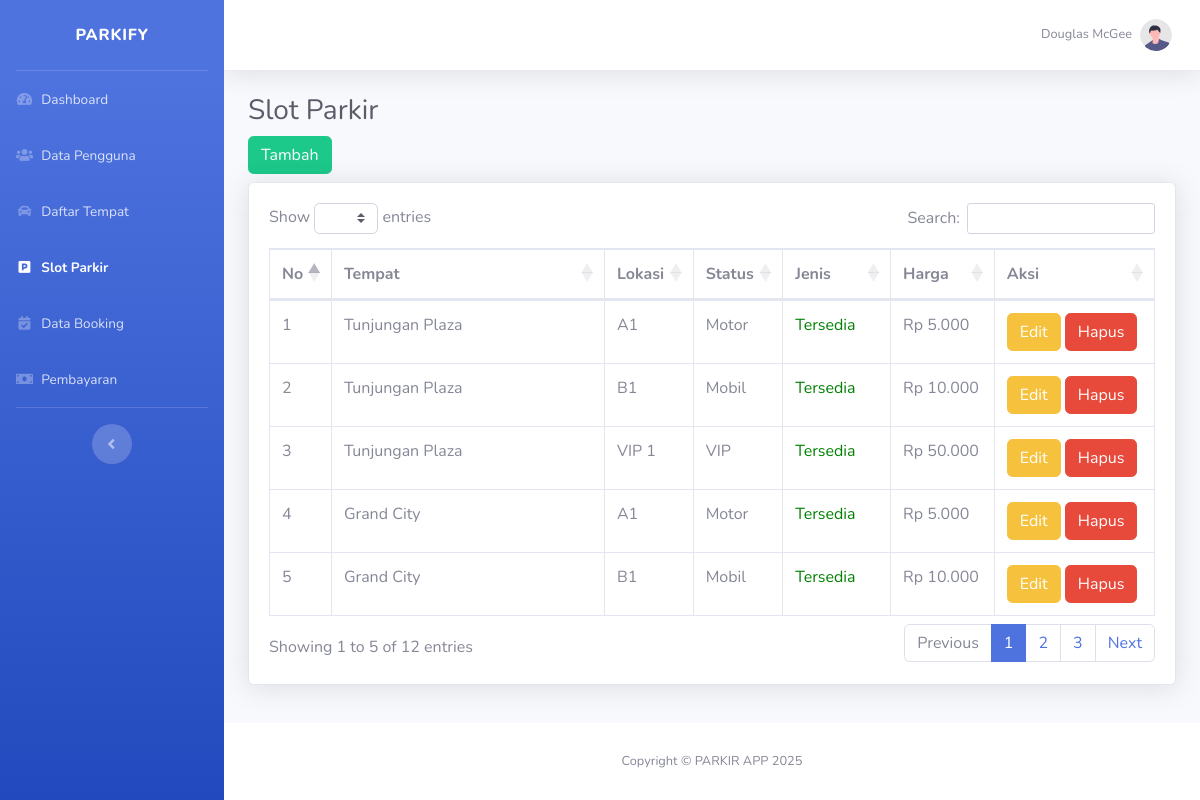
Screenshot of /admin/manage_slots.php with the database file from the repository.
### tables this page shows
CREATE TABLE `parkir_slots` (
  `id` int NOT NULL,
  `lokasi` varchar(100) DEFAULT NULL,
  `status` enum('available','booked') DEFAULT 'available',
  `jenis` enum('motor','mobil','vip') DEFAULT 'mobil',
  `harga` int NOT NULL DEFAULT '0',
  `tempat_id` int DEFAULT NULL
);

CREATE TABLE `tempat_parkir` (
  `tempat_id` int NOT NULL,
  `nama_tempat` varchar(100) DEFAULT NULL
);

### admin/manage_slots.php (the view, shortened to what this page needs)
<?php
include '../config/db.php';
$query = $conn->query("SELECT parkir_slots.*, tempat_parkir.nama_tempat FROM parkir_slots
JOIN tempat_parkir ON parkir_slots.tempat_id = tempat_parkir.tempat_id");
?>
<!DOCTYPE html>
<html lang="en">
<head>
    <link href="../vendor/fontawesome-free/css/all.min.css" rel="stylesheet" type="text/css">
    <link href="../css/sb-admin-2.min.css" rel="stylesheet">
    <link href="https://cdn.datatables.net/1.13.6/css/dataTables.bootstrap4.min.css" rel="stylesheet">
</head>
<body id="page-top">
    <div id="wrapper">
         <?php include '../includes/adminsidebar.php'; ?>
        <div id="content-wrapper" class="d-flex flex-column">
            <div id="content">
                 <?php include '../includes/adminnavbar.php'; ?>
                <div class="container-fluid">
                    <h1 class="h3 mb-2 text-gray-800">Slot Parkir</h1>
                    <button type="button" class="btn btn-success mb-2" data-toggle="modal" data-target="#modalTambahSlot">
                    Tambah
                    </button>
                    <div class="card shadow mb-4">
                        <div class="card-body">
                            <div class="table-responsive">
                                <table class="table table-bordered" id="dataTable" width="100%" cellspacing="0">
                                    <thead>
                                        <tr>
                                            <th>No</th>
                                            <th>Tempat</th>
                                            <th>Lokasi</th>
                                            <th>Status</th>
                                            <th>Jenis</th>
                                            <th>Harga</th>
                                            <th>Aksi</th>
                                        </tr>
                                    </thead>
                                    <tbody>
                                        <?php $no = 1; while($row = $query->fetch(PDO::FETCH_ASSOC)) : ?>
                                        <tr>
                                            <td><?= $no++; ?></td>
                                            <td><?= htmlspecialchars($row['nama_tempat']); ?></td>
                                            <td><?= htmlspecialchars($row['lokasi']); ?></td>
                                             <td>
                                                <?php if ($row['jenis'] === 'motor'): ?>
                                                    <span>Motor</span>
                                                <?php elseif ($row['jenis'] === 'mobil'): ?>
                                                    <span>Mobil</span>
                                                <?php else: ?>
                                                    <span>VIP</span>
                                                <?php endif; ?>
                                            </td>
                                            <td>
                                                <?php if ($row['status'] === 'available'): ?>
                                                    <span style="color: green;">Tersedia</span>
                                                <?php else: ?>
                                                    <span style="color: red;">Terbooking</span>
                                                <?php endif; ?>
                                            </td>
                                            <td>
                                                Rp <?= number_format($row['harga'], 0, ',', '.'); ?>
                                            </td>
                                             <td>
                                            <button
                                                onclick='editSlot(
                                                    <?= $row['id'] ?>,
                                                    <?= json_encode($row['lokasi']) ?>,
                                                    <?= json_encode($row['status']) ?>,
                                                    <?= json_encode($row['jenis']) ?>,
                                                    <?= $row['tempat_id'] ?>
                                                )'
                                                class="btn btn-warning">Edit
                                            </button>
                                                <a href="?delete=<?= $row['id'] ?>" class="btn btn-danger" onclick="return confirm('Yakin ingin menghapus?')">Hapus</a>
                                            </td>
                                        </tr>
                                        <?php endwhile; ?>
                                    </tbody>
                                </table>
                            </div>
                        </div>
                    </div>
                </div>
            </div>
              <?php include '../includes/footer.php'; ?>
        </div>
    </div>
</body>
</html>

### rows the page displays
parkir_slots: tempat.nama_tempat "Tunjungan Plaza", lokasi "A1", jenis "Motor", status "Tersedia", harga "5.000"
parkir_slots: tempat.nama_tempat "Tunjungan Plaza", lokasi "B1", jenis "Mobil", status "Tersedia", harga "10.000"
parkir_slots: tempat.nama_tempat "Tunjungan Plaza", lokasi "VIP 1", jenis "VIP", status "Tersedia", harga "50.000"
parkir_slots: tempat.nama_tempat "Grand City", lokasi "A1", jenis "Motor", status "Tersedia", harga "5.000"
parkir_slots: tempat.nama_tempat "Grand City", lokasi "B1", jenis "Mobil", status "Tersedia", harga "10.000"
